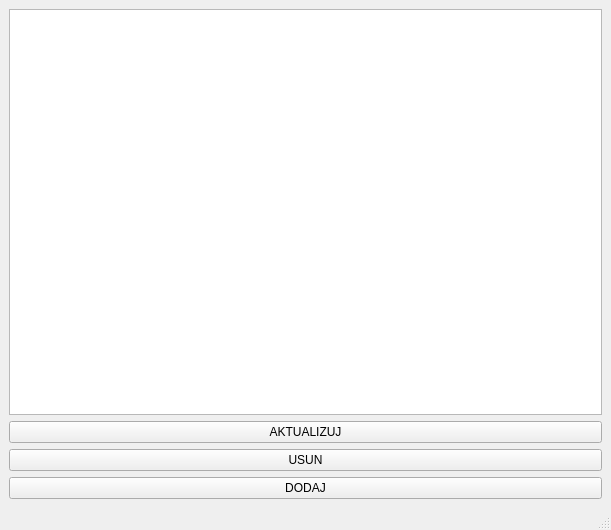
<?xml version="1.0" encoding="UTF-8"?>
<ui version="4.0">
 <class>pokazBaze</class>
 <widget class="QMainWindow" name="pokazBaze">
  <property name="geometry">
   <rect>
    <x>0</x>
    <y>0</y>
    <width>611</width>
    <height>530</height>
   </rect>
  </property>
  <property name="windowTitle">
   <string>MainWindow</string>
  </property>
  <widget class="QWidget" name="centralwidget">
   <layout class="QVBoxLayout" name="verticalLayout">
    <item>
     <widget class="QTableView" name="tableView"/>
    </item>
    <item>
     <widget class="QPushButton" name="aktualizuj">
      <property name="text">
       <string>AKTUALIZUJ</string>
      </property>
     </widget>
    </item>
    <item>
     <widget class="QPushButton" name="usun">
      <property name="text">
       <string>USUN</string>
      </property>
     </widget>
    </item>
    <item>
     <widget class="QPushButton" name="dodaj">
      <property name="text">
       <string>DODAJ</string>
      </property>
     </widget>
    </item>
   </layout>
  </widget>
  <widget class="QMenuBar" name="menubar">
   <property name="geometry">
    <rect>
     <x>0</x>
     <y>0</y>
     <width>611</width>
     <height>26</height>
    </rect>
   </property>
  </widget>
  <widget class="QStatusBar" name="statusbar"/>
 </widget>
 <resources/>
 <connections/>
</ui>
